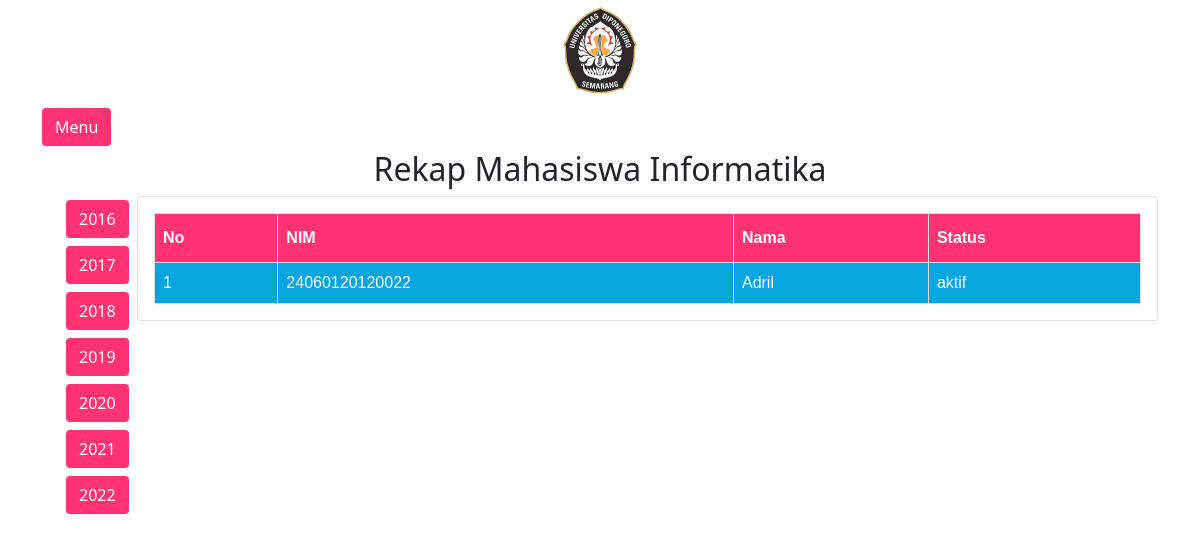
Page /Departemen/data_mhs_2016.php on the committed database.
### tables this page shows
CREATE TABLE `mahasiswa` (
  `NIM` bigint(200) NOT NULL,
  `nama_mhs` varchar(50) NOT NULL,
  `no_hp_mhs` varchar(15) NOT NULL,
  `angkatan` varchar(4) NOT NULL,
  `jalur_masuk` varchar(10) NOT NULL,
  `email_mhs` varchar(50) NOT NULL,
  `password_mhs` varchar(20) NOT NULL,
  `alamat_mhs` varchar(100) NOT NULL,
  `status_mhs` varchar(15) NOT NULL,
  `foto_profil` varchar(100) NOT NULL
);

### Departemen/data_mhs_2016.php (the view, shortened to what this page needs)
<?php
    include('../db_connect.php');
    $query = mysqli_query($koneksi, "SELECT * FROM mahasiswa WHERE angkatan = 2016");
?>
<!DOCTYPE html>
<html lang="en">
<head>
    <link rel="stylesheet" href="https://stackpath.bootstrapcdn.com/bootstrap/5.0.0-alpha2/css/bootstrap.min.css">
</head>
<body>
    <div class="foto text-center">
        <img src="logoundip.png" alt="" class=" logo" width="100px">
    </div>
    <section class="p-1 my-container ">
        <div class="container m-p-0">
            <button class="btn my-1" id="menu-btn">Menu</button><br>
            <center><h2>Rekap Mahasiswa Informatika</h2></center>
            <div class="row">
            <div class="col-lg-1">
                    <div class="container m-p-0">
                        <a href="data_mhs_2016.php" class="btn my-1" id="menu-btn">2016</a>
                        <a href="data_mhs_2017.php" class="btn my-1" id="menu-btn">2017</a>
                        <a href="data_mhs_2018.php" class="btn my-1" id="menu-btn">2018</a>
                        <a href="data_mhs_2019.php" class="btn my-1" id="menu-btn">2019</a>
                        <a href="data_mhs_2020.php" class="btn my-1" id="menu-btn">2020</a>
                        <a href="data_mhs_2021.php" class="btn my-1" id="menu-btn">2021</a>
                        <a href="data_mhs_2022.php" class="btn my-1" id="menu-btn">2022</a>
                    </div>
            </div>
            <div class="col-lg-11">
                <div class="card">
                    <div class="card-body">
                        <table id="customers">
                            <tr>
                              <th>No</th>
                              <th>NIM</th>
                              <th>Nama</th>
                              <th>Status</th>
                            </tr>
                            <?php
                            $i = 1;
                            while ($row = $query->fetch_object()){
                                echo '<tr>';
                                echo '<td>' .$i. '</td>';
                                echo '<td>' .$row->NIM. '</td>';
                                echo '<td>' .$row->nama_mhs. '</td>';
                                echo '<td>' .$row->status_mhs. '</td>';
                                echo '</tr>';
                                $i++;
                            }
                            ?>
                          </table>
                    </div>
                </div>
            </div>
            </div>
        </div>
    </section>
    <div id="chartContainer" style="height: 370px; width: 100%;"></div>
</body>
</html>

### Departemen/data_mhs_2016.php (style rules this page uses)
* { margin: 0; }
body { min-height: 100vh; background-color: #fff; }
.my-container { transition: 0.4s; }
#menu-btn { background-color: #ff3273; color: #fff; }
#customers { font-family: Arial, Helvetica, sans-serif; border-collapse: collapse; width: 100%; }
#customers td, #customers th { border: 1px solid #ddd; padding: 8px; }
#customers tr { background-color: #07a6e0; color: white; }
#customers th { padding-top: 12px; padding-bottom: 12px; text-align: left; background-color: #ff3273; color: white; }

### rows in the picture
mahasiswa: NIM "24060120120022", nama_mhs "Adril", status_mhs "aktif"
